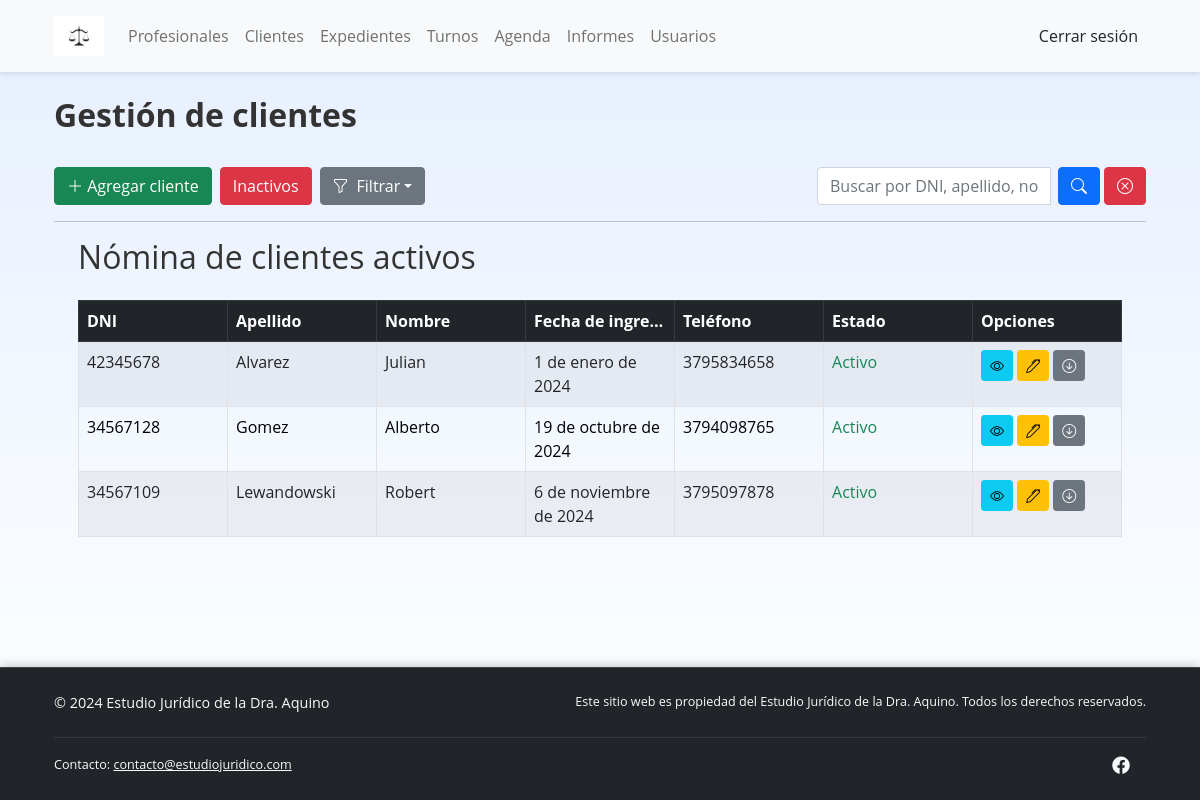
The page /clientes/ (signed in) on the database as committed earlier.
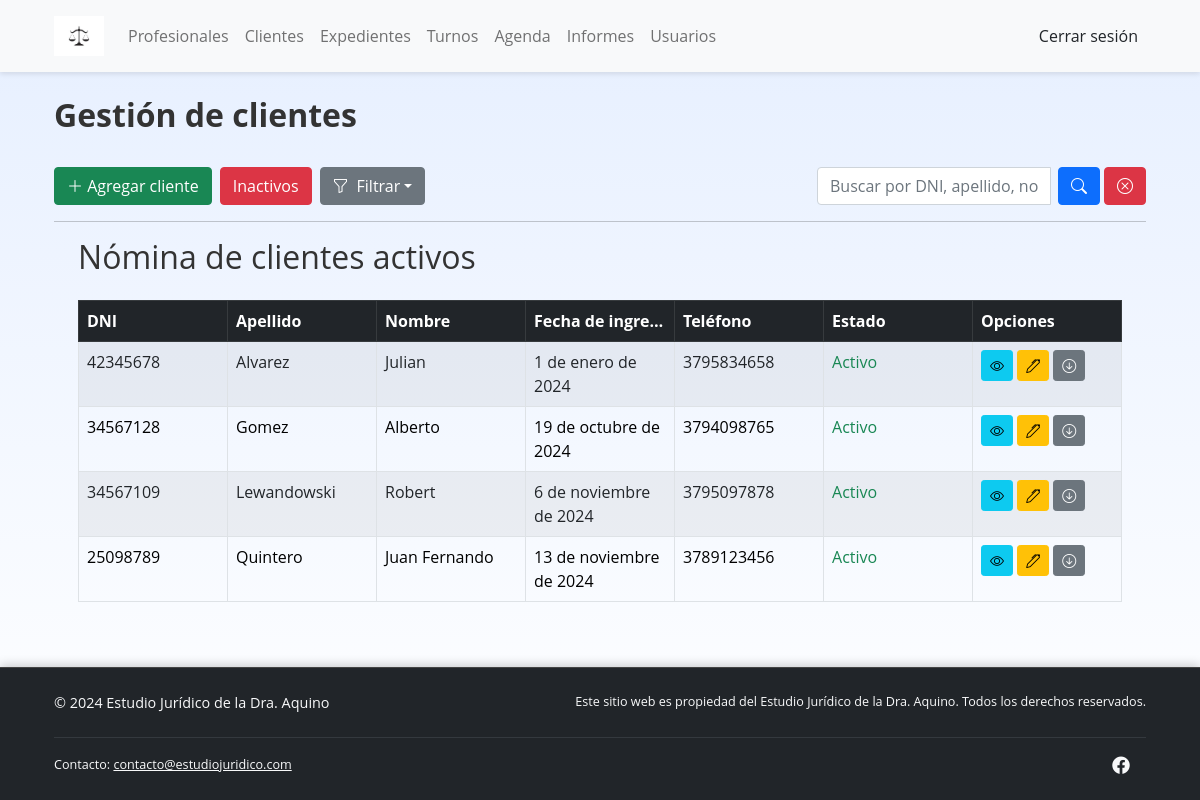
The same page on the database as committed later.
### clientes/models.py (models this page shows, shortened)
class Cliente(models.Model):
    nombre = models.CharField(max_length=60)
    apellido = models.CharField(max_length=60)
    dni = models.CharField('DNI', max_length=8, primary_key=True, unique=True, validators=[validar_dni])  # PK y de valor único
    estado = models.BooleanField(default=True)
    fecha_ingreso = models.DateField('Fecha de ingreso')
    fecha_nacimiento = models.DateField('Fecha de nacimiento', blank=True, null=True)
    nacionalidad = models.CharField('Nacionalidad', max_length=50)
    ocupacion = models.CharField('Ocupación', max_length=50, blank=True, null=True)
    lugar_laboral = models.CharField('Lugar laboral', max_length=100, blank=True, null=True)
    años_aportes = models.IntegerField('Años de aportes', default=None, blank=True, null=True)
    domicilio = models.CharField(max_length=250, null=True, blank=True)
    cod_postal = models.CharField('Codigo postal', max_length=4, null=True, blank=True, validators=[validar_codPostal])
    telefono = models.CharField(max_length=10, null=True, validators=[validar_telefono])
    email = models.EmailField(max_length=250, null=True, blank=True)

### clientes/views.py (the view)
# urls.py: path("", ListCliente.as_view(), name="clientes"),
class ListCliente(LoginRequiredMixin, SoloAdminYAbogadoMixin, ListView):
    model = Cliente
    template_name = 'clientes/clientes.html'
    context_object_name = 'clientes'
    paginate_by = 10
    def get_queryset(self):
        queryset = super().get_queryset().filter(estado=True)
        query = self.request.GET.get('q')
        order = self.request.GET.get('order')
        if query:
            queryset = queryset.filter(
                Q(nombre__icontains=query) |
                Q(apellido__icontains=query) |
                Q(dni__icontains=query)
            )
        if order == 'apellido_asc':
            queryset = queryset.order_by('apellido')
        elif order == 'apellido_desc':
            queryset = queryset.order_by('-apellido')
        elif order == 'fecha_ingreso_asc':
            queryset = queryset.order_by('fecha_ingreso')
        elif order == 'fecha_ingreso_desc':
            queryset = queryset.order_by('-fecha_ingreso')
        return queryset
    def get_context_data(self, **kwargs):
        context = super().get_context_data(**kwargs)
        context['q'] = self.request.GET.get('q', '')
        context['order'] = self.request.GET.get('order', '')
        return context

### clientes/views.py (called while the page is built)
    def test_func(self):
        return self.request.user.is_authenticated and (self.request.user.is_superuser or self.request.user.rol == 'Abogado')

### clientes/templates/clientes/clientes.html (shortened to what this page needs)
{% extends "main.html" %}
{% block content %}
<br>
<h2 class="text-start"><strong>Gestión de clientes</strong></h2>
<br>
<div class="d-flex justify-content-start align-items-center mb-3">
    {% if  user.rol == 'Admin' %}
    <a href="{% url 'crear-cliente' %}" class="btn btn-success me-2">
        <i class="bi bi-plus-lg"></i> Agregar cliente
    </a>
    {% endif %}
    <a href="{% url 'clientes-inactivos' %}" class="btn btn-danger">Inactivos</a>
    <div class="dropdown ms-2">
        <button class="btn btn-secondary dropdown-toggle d-flex align-items-center" type="button" id="dropdownMenuButton" data-bs-toggle="dropdown" aria-expanded="false">
            <i class="bi bi-funnel me-2"></i>
            Filtrar
        </button>
    </div>
    <form method="GET" action="{% url 'clientes' %}" class="d-flex ms-auto">
        <div class="input-group">
            <input type="text" name="q" class="form-control me-2" placeholder="Buscar por DNI, apellido, nombre..." value="{{ q }}">
            <button type="submit" class="btn btn-primary rounded" aria-label="Buscar">
                <i class="bi bi-search"></i>
            </button>
            <a href="{% url 'clientes' %}" class="btn btn-danger ms-1 rounded" aria-label="Limpiar">
                <i class="bi bi-x-circle"></i>
            </a>
        </div>
    </form>
</div>
<hr>
<div class="container">
    <h2 class="mb-4">Nómina de clientes activos</h2>
    <table class="table table-striped table-bordered">
        <thead class="table-dark">
            <tr>
                <th>DNI</th>
                <th>Apellido</th>
                <th>Nombre</th>
                <th>Fecha de ingreso</th>
                <th>Teléfono</th>
                <th>Estado</th>
                <th>Opciones</th>
            </tr>
        </thead>
        <tbody>
            {% for cliente in clientes %}
            <tr>
                <td>{{ cliente.dni }}</td>
                <td>{{ cliente.apellido }}</td>
                <td>{{ cliente.nombre }}</td>
                <td>{{ cliente.fecha_ingreso }}</td>
                <td>{{ cliente.telefono }}</td>
                <td>
                    {% if cliente.estado %}
                        <span class="text-success">Activo</span>
                    {% else %}
                        <span class="text-danger">Inactivo</span>
                    {% endif %}
                </td>
                <td>
                    <a href="{% url 'cliente' cliente.pk %}" class="btn btn-info btn-sm" title="Ver">
                        <i class="bi bi-eye"></i>
                    </a>
                    {% if  user.rol == 'Admin' %}
                    <a href="{% url 'actualizar-cliente' cliente.pk %}" class="btn btn-warning btn-sm" title="Editar">
                        <i class="bi bi-pen"></i>
                    </a>
                    {% endif %}
                    <form action="{% url 'dar-de-baja-cliente' cliente.pk %}" method="post" style="display:inline;">
                        <button type="submit" class="btn btn-secondary btn-sm" title="Dar de baja" onclick="return confirm('¿Estás seguro de dar de baja a este cliente?');">
                            <i class="bi bi-arrow-down-circle"></i>
                        </button>
                    </form>
                </td>
            </tr>
            {% empty %}
            <tr>
                <td colspan="6" class="text-center">No se encontraron clientes activos.</td>
            </tr>
            {% endfor %}
        </tbody>
    </table>
</div>
{% endblock content %}

Rows that differ between the two databases and show on the page:
added Cliente: dni "25098789", apellido "Quintero", nombre "Juan Fernando", fecha_ingreso "13 de noviembre de 2024", telefono "3789123456", estado "Activo"
